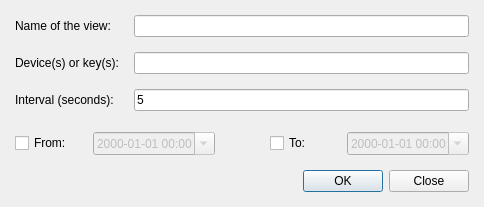
<?xml version="1.0" encoding="UTF-8"?>
<ui version="4.0">
 <class>LogViewerUI</class>
 <widget class="QDialog" name="LogViewerUI">
  <property name="geometry">
   <rect>
    <x>0</x>
    <y>0</y>
    <width>484</width>
    <height>167</height>
   </rect>
  </property>
  <property name="windowTitle">
   <string>New history view</string>
  </property>
  <layout class="QVBoxLayout" name="verticalLayout">
   <item>
    <layout class="QGridLayout" name="gridLayout">
     <property name="bottomMargin">
      <number>6</number>
     </property>
     <item row="0" column="0">
      <widget class="QLabel" name="label_2">
       <property name="text">
        <string>Name of the view:</string>
       </property>
      </widget>
     </item>
     <item row="0" column="1">
      <widget class="QLineEdit" name="namebox"/>
     </item>
     <item row="1" column="0">
      <widget class="QLabel" name="label">
       <property name="text">
        <string>Device(s) or key(s):</string>
       </property>
      </widget>
     </item>
     <item row="1" column="1">
      <widget class="QLineEdit" name="devices"/>
     </item>
     <item row="2" column="0">
      <widget class="QLabel" name="label_4">
       <property name="text">
        <string>Interval (seconds):</string>
       </property>
      </widget>
     </item>
     <item row="2" column="1">
      <widget class="QLineEdit" name="interval">
       <property name="text">
        <string>5</string>
       </property>
      </widget>
     </item>
    </layout>
   </item>
   <item>
    <layout class="QHBoxLayout" name="horizontalLayout">
     <item>
      <widget class="QCheckBox" name="frombox">
       <property name="text">
        <string>From:</string>
       </property>
      </widget>
     </item>
     <item>
      <widget class="QDateTimeEdit" name="fromdate">
       <property name="enabled">
        <bool>false</bool>
       </property>
       <property name="displayFormat">
        <string>yyyy-MM-dd HH:mm</string>
       </property>
       <property name="calendarPopup">
        <bool>true</bool>
       </property>
      </widget>
     </item>
     <item>
      <spacer name="horizontalSpacer">
       <property name="orientation">
        <enum>Qt::Horizontal</enum>
       </property>
       <property name="sizeType">
        <enum>QSizePolicy::Fixed</enum>
       </property>
       <property name="sizeHint" stdset="0">
        <size>
         <width>40</width>
         <height>20</height>
        </size>
       </property>
      </spacer>
     </item>
     <item>
      <widget class="QCheckBox" name="tobox">
       <property name="text">
        <string>To:</string>
       </property>
      </widget>
     </item>
     <item>
      <widget class="QDateTimeEdit" name="todate">
       <property name="enabled">
        <bool>false</bool>
       </property>
       <property name="displayFormat">
        <string>yyyy-MM-dd HH:mm</string>
       </property>
       <property name="calendarPopup">
        <bool>true</bool>
       </property>
      </widget>
     </item>
    </layout>
   </item>
   <item>
    <widget class="QDialogButtonBox" name="buttonBox">
     <property name="standardButtons">
      <set>QDialogButtonBox::Close|QDialogButtonBox::Ok</set>
     </property>
    </widget>
   </item>
  </layout>
 </widget>
 <layoutdefault spacing="15" margin="15"/>
 <resources/>
 <connections>
  <connection>
   <sender>frombox</sender>
   <signal>toggled(bool)</signal>
   <receiver>fromdate</receiver>
   <slot>setEnabled(bool)</slot>
   <hints>
    <hint type="sourcelabel">
     <x>35</x>
     <y>83</y>
    </hint>
    <hint type="destinationlabel">
     <x>146</x>
     <y>83</y>
    </hint>
   </hints>
  </connection>
  <connection>
   <sender>tobox</sender>
   <signal>toggled(bool)</signal>
   <receiver>todate</receiver>
   <slot>setEnabled(bool)</slot>
   <hints>
    <hint type="sourcelabel">
     <x>296</x>
     <y>83</y>
    </hint>
    <hint type="destinationlabel">
     <x>399</x>
     <y>83</y>
    </hint>
   </hints>
  </connection>
  <connection>
   <sender>buttonBox</sender>
   <signal>accepted()</signal>
   <receiver>LogViewerUI</receiver>
   <slot>accept()</slot>
   <hints>
    <hint type="sourcelabel">
     <x>241</x>
     <y>116</y>
    </hint>
    <hint type="destinationlabel">
     <x>241</x>
     <y>67</y>
    </hint>
   </hints>
  </connection>
  <connection>
   <sender>buttonBox</sender>
   <signal>rejected()</signal>
   <receiver>LogViewerUI</receiver>
   <slot>reject()</slot>
   <hints>
    <hint type="sourcelabel">
     <x>241</x>
     <y>116</y>
    </hint>
    <hint type="destinationlabel">
     <x>241</x>
     <y>67</y>
    </hint>
   </hints>
  </connection>
  <connection>
   <sender>devices</sender>
   <signal>returnPressed()</signal>
   <receiver>LogViewerUI</receiver>
   <slot>accept()</slot>
   <hints>
    <hint type="sourcelabel">
     <x>304</x>
     <y>18</y>
    </hint>
    <hint type="destinationlabel">
     <x>241</x>
     <y>67</y>
    </hint>
   </hints>
  </connection>
  <connection>
   <sender>interval</sender>
   <signal>returnPressed()</signal>
   <receiver>LogViewerUI</receiver>
   <slot>accept()</slot>
   <hints>
    <hint type="sourcelabel">
     <x>302</x>
     <y>50</y>
    </hint>
    <hint type="destinationlabel">
     <x>241</x>
     <y>67</y>
    </hint>
   </hints>
  </connection>
 </connections>
</ui>
